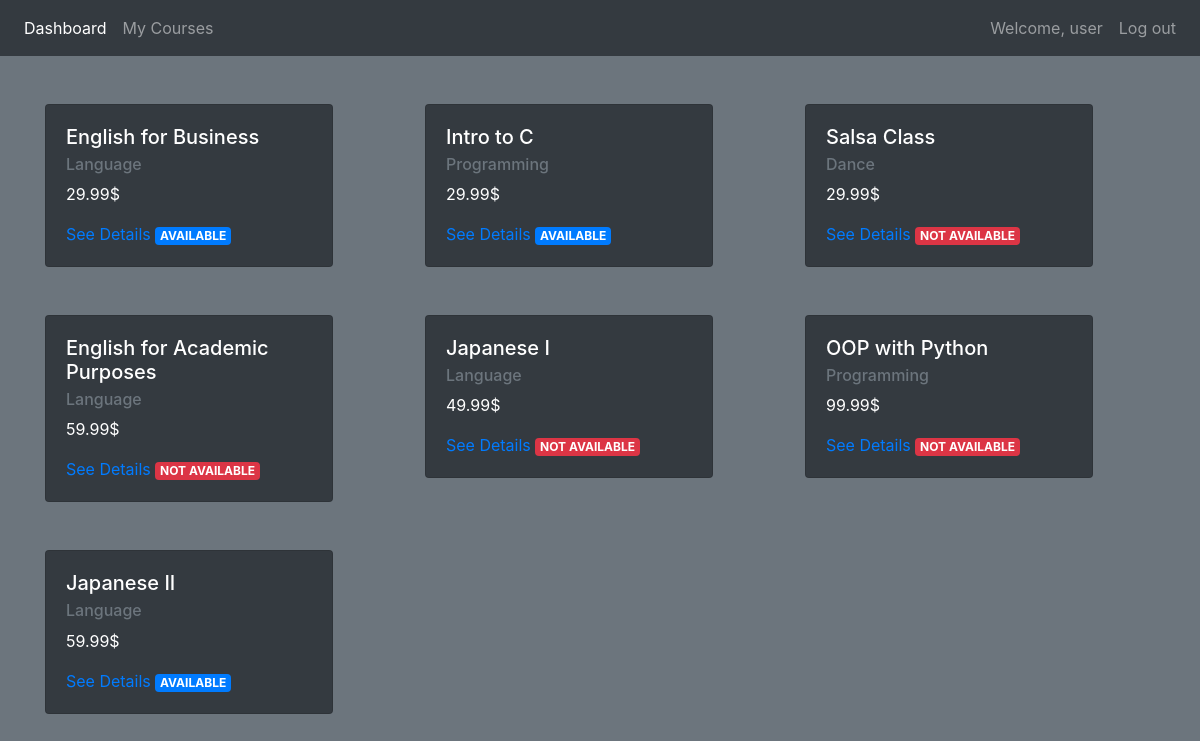
Screenshot of / (signed in) with the database file from the repository.
### courses/models.py (models this page shows, shortened)
class Course(models.Model):
    DANCE = "Dance"
    PROG = "Programming"
    LANG = "Language"
    TYPES = [
        (DANCE, "Dance"),
        (PROG, "Programming"),
        (LANG, "Language"),
    ]
    name = models.CharField(max_length=100)
    desc = models.TextField()
    type = models.CharField(max_length=15, choices=TYPES, default=DANCE)
    due_date = models.DateTimeField()
    active = models.BooleanField(default=True)
    price = models.DecimalField(max_digits=5, decimal_places=2)
    students = models.ManyToManyField(User, blank=True)
    @property
    def is_past_due(self):
        return timezone.now() > self.due_date

### courses/views.py (the view)
# urls.py: path('', views.dashboard, name='dashboard'),
@login_required(login_url='login')
def dashboard(request):
    courses = Course.objects.all()
    return render(request, 'courses/dashboard.html', { 'courses':courses })

### courses/templates/courses/dashboard.html
{% extends 'courses/base.html' %}
{% block content %}
<div class="container pt-4">
    <div class="row">
    {% for course in courses %}
        <div class="col-sm py-4">
            <div class="card bg-dark text-white" style="width: 18rem;">
                <div class="card-body">
                    <h5 class="card-title">{{ course.name }}</h5>
                    <h6 class="card-subtitle mb-2 text-muted">{{ course.type }}</h6>
                    <p class="card-text">{{ course.price }}$</p>
                    <a href="{% url 'course_detail' course.id %}" class="card-link">See Details</a>
                    {% if course.is_past_due %}
                    <div class="badge badge-danger">
                        NOT AVAILABLE
                    </div>
                    {% else %}
                    <div class="badge badge-primary">
                        AVAILABLE
                    </div>
                    {% endif %}
                </div>
            </div>
        </div>
        {% endfor %}
    </div>
</div>
{% endblock %}

### courses/templates/courses/base.html (shortened to what this page needs)
{% load static %}
<!doctype html>
<html lang="en">
<head>
  <link rel="stylesheet" href="https://maxcdn.bootstrapcdn.com/bootstrap/4.0.0/css/bootstrap.min.css"
>
</head>
<body class="bg-secondary">
  <nav class="navbar navbar-expand-md navbar-dark bg-dark">
    <div class="navbar-collapse collapse w-100 order-1 order-md-0 dual-collapse2">
        <ul class="navbar-nav mr-auto">
            <li class="nav-item active">
                <a class="nav-link" href="{% url 'dashboard' %}">Dashboard</a>
            </li>
            <li class="nav-item">
                <a class="nav-link" href="{% url 'my_courses' %}">My Courses</a>
            </li>
        </ul>
    </div>
    <div class="navbar-collapse collapse w-100 order-3 dual-collapse2">
        <ul class="navbar-nav ml-auto">
            <li class="nav-item">
              <a class="nav-link" href="">Welcome, {{ request.user }}</a>
            </li>
            <li class="nav-item">
                <a class="nav-link" href="{% url 'logout' %}">Log out</a>
            </li>
        </ul>
    </div>
</nav>
  {% block content %}
  {% endblock %}
</body>
</html>

### rows the page displays
Course: name "English for Business", type "Language", price "29.99", shows "AVAILABLE"
Course: name "Intro to C", type "Programming", price "29.99", shows "AVAILABLE"
Course: name "Salsa Class", type "Dance", price "29.99", shows "NOT AVAILABLE"
Course: name "English for Academic Purposes", type "Language", price "59.99", shows "NOT AVAILABLE"
Course: name "Japanese I", type "Language", price "49.99", shows "NOT AVAILABLE"
Course: name "OOP with Python", type "Programming", price "99.99", shows "NOT AVAILABLE"
Course: name "Japanese II", type "Language", price "59.99", shows "AVAILABLE"

### other values shown
{{ request.user }} "user"
